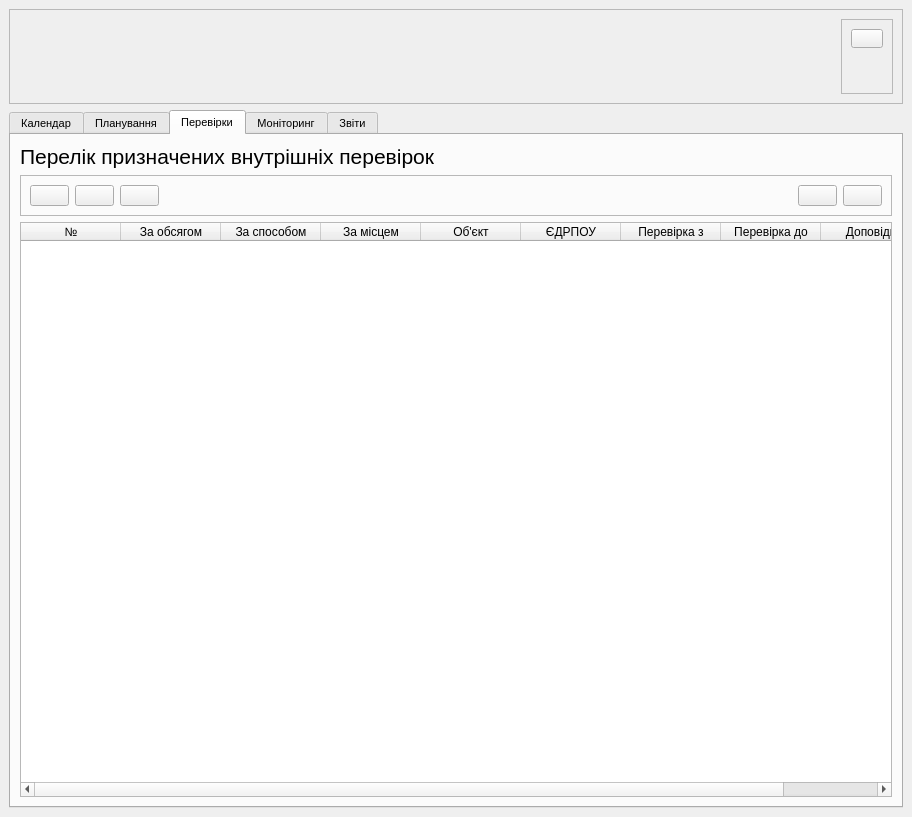
<?xml version="1.0" encoding="UTF-8"?>
<ui version="4.0">
 <class>MainWindow</class>
 <widget class="QMainWindow" name="MainWindow">
  <property name="geometry">
   <rect>
    <x>0</x>
    <y>0</y>
    <width>912</width>
    <height>817</height>
   </rect>
  </property>
  <property name="sizePolicy">
   <sizepolicy hsizetype="Preferred" vsizetype="Preferred">
    <horstretch>0</horstretch>
    <verstretch>0</verstretch>
   </sizepolicy>
  </property>
  <property name="windowTitle">
   <string>РЕВІЗОР-2019</string>
  </property>
  <property name="windowIcon">
   <iconset>
    <normaloff>../РЕВІЗОР/Images/clipboard.ico</normaloff>../РЕВІЗОР/Images/clipboard.ico</iconset>
  </property>
  <widget class="QWidget" name="MainForm">
   <property name="enabled">
    <bool>true</bool>
   </property>
   <layout class="QGridLayout" name="gridLayout_3">
    <item row="1" column="0">
     <widget class="QTabWidget" name="tabWidget">
      <property name="font">
       <font>
        <pointsize>8</pointsize>
       </font>
      </property>
      <property name="currentIndex">
       <number>2</number>
      </property>
      <property name="iconSize">
       <size>
        <width>24</width>
        <height>24</height>
       </size>
      </property>
      <widget class="QWidget" name="tabCalendar">
       <attribute name="icon">
        <iconset resource="icons.qrc">
         <normaloff>:/ico/Icons/work/015.png</normaloff>:/ico/Icons/work/015.png</iconset>
       </attribute>
       <attribute name="title">
        <string>Календар</string>
       </attribute>
       <layout class="QGridLayout" name="gridLayout">
        <item row="1" column="0">
         <widget class="QWidget" name="widget" native="true">
          <layout class="QGridLayout" name="gridLayout_2">
           <item row="0" column="0">
            <widget class="QCalendarWidget" name="calendarWidget">
             <property name="gridVisible">
              <bool>true</bool>
             </property>
             <property name="verticalHeaderFormat">
              <enum>QCalendarWidget::NoVerticalHeader</enum>
             </property>
            </widget>
           </item>
          </layout>
         </widget>
        </item>
        <item row="1" column="1">
         <widget class="QGroupBox" name="groupBoxOptions">
          <property name="title">
           <string>Перегляд за опціями</string>
          </property>
          <layout class="QFormLayout" name="formLayout">
           <item row="0" column="0">
            <widget class="QCheckBox" name="checkBoxAll">
             <property name="text">
              <string>всі перевірки</string>
             </property>
            </widget>
           </item>
           <item row="1" column="0">
            <widget class="QCheckBox" name="checkBoxPlan">
             <property name="text">
              <string>планові</string>
             </property>
            </widget>
           </item>
           <item row="2" column="0">
            <widget class="QCheckBox" name="checkBoxOutplan">
             <property name="text">
              <string>позапланові</string>
             </property>
            </widget>
           </item>
           <item row="3" column="0">
            <widget class="QCheckBox" name="checkBoxTakePart">
             <property name="text">
              <string>участь</string>
             </property>
            </widget>
           </item>
           <item row="4" column="0">
            <widget class="QCheckBox" name="checkBoxOfficials">
             <property name="text">
              <string>в розрізі посадових осіб</string>
             </property>
            </widget>
           </item>
           <item row="5" column="0">
            <widget class="QCheckBox" name="checkBoxObjects">
             <property name="text">
              <string>в розрізі об'єктів перевірки</string>
             </property>
            </widget>
           </item>
          </layout>
         </widget>
        </item>
        <item row="0" column="0">
         <widget class="QLabel" name="labelHeadCalendar">
          <property name="font">
           <font>
            <pointsize>16</pointsize>
           </font>
          </property>
          <property name="text">
           <string>Календар контрольно-перевірочної роботи</string>
          </property>
         </widget>
        </item>
       </layout>
      </widget>
      <widget class="QWidget" name="tabPlans">
       <attribute name="icon">
        <iconset resource="icons.qrc">
         <normaloff>:/ico/Icons/work/018.png</normaloff>:/ico/Icons/work/018.png</iconset>
       </attribute>
       <attribute name="title">
        <string>Планування</string>
       </attribute>
       <layout class="QGridLayout" name="gridLayout_4">
        <item row="2" column="0">
         <widget class="QTableWidget" name="tableWidgetPlans">
          <property name="sizeAdjustPolicy">
           <enum>QAbstractScrollArea::AdjustToContentsOnFirstShow</enum>
          </property>
          <property name="editTriggers">
           <set>QAbstractItemView::NoEditTriggers</set>
          </property>
          <property name="tabKeyNavigation">
           <bool>false</bool>
          </property>
          <property name="showDropIndicator" stdset="0">
           <bool>false</bool>
          </property>
          <property name="dragDropOverwriteMode">
           <bool>false</bool>
          </property>
          <property name="alternatingRowColors">
           <bool>true</bool>
          </property>
          <property name="selectionMode">
           <enum>QAbstractItemView::SingleSelection</enum>
          </property>
          <property name="selectionBehavior">
           <enum>QAbstractItemView::SelectRows</enum>
          </property>
          <property name="sortingEnabled">
           <bool>true</bool>
          </property>
          <property name="wordWrap">
           <bool>false</bool>
          </property>
          <property name="cornerButtonEnabled">
           <bool>false</bool>
          </property>
          <property name="rowCount">
           <number>25</number>
          </property>
          <attribute name="horizontalHeaderCascadingSectionResizes">
           <bool>true</bool>
          </attribute>
          <attribute name="horizontalHeaderStretchLastSection">
           <bool>true</bool>
          </attribute>
          <attribute name="verticalHeaderVisible">
           <bool>false</bool>
          </attribute>
          <row/>
          <row/>
          <row/>
          <row/>
          <row/>
          <row/>
          <row/>
          <row/>
          <row/>
          <row/>
          <row/>
          <row/>
          <row/>
          <row/>
          <row/>
          <row/>
          <row/>
          <row/>
          <row/>
          <row/>
          <row/>
          <row/>
          <row/>
          <row/>
          <row/>
          <column>
           <property name="text">
            <string>Рік</string>
           </property>
          </column>
          <column>
           <property name="text">
            <string>Квартал</string>
           </property>
          </column>
          <column>
           <property name="text">
            <string>Назва плану</string>
           </property>
          </column>
         </widget>
        </item>
        <item row="1" column="0">
         <widget class="QFrame" name="framePlanControl">
          <property name="frameShape">
           <enum>QFrame::StyledPanel</enum>
          </property>
          <property name="frameShadow">
           <enum>QFrame::Raised</enum>
          </property>
          <layout class="QGridLayout" name="gridLayout_12">
           <item row="0" column="4">
            <widget class="QPushButton" name="btnPlanDelete">
             <property name="toolTip">
              <string>Видалити план</string>
             </property>
             <property name="text">
              <string/>
             </property>
             <property name="icon">
              <iconset resource="icons.qrc">
               <normaloff>:/ico/Icons/basic/059.png</normaloff>:/ico/Icons/basic/059.png</iconset>
             </property>
            </widget>
           </item>
           <item row="0" column="2">
            <widget class="QPushButton" name="btnPlanEdit">
             <property name="toolTip">
              <string>Редагувати план</string>
             </property>
             <property name="text">
              <string/>
             </property>
             <property name="icon">
              <iconset resource="icons.qrc">
               <normaloff>:/ico/Icons/education/027.png</normaloff>:/ico/Icons/education/027.png</iconset>
             </property>
            </widget>
           </item>
           <item row="0" column="0">
            <widget class="QPushButton" name="btnPlanAdd">
             <property name="toolTip">
              <string>Створити новий план</string>
             </property>
             <property name="text">
              <string/>
             </property>
             <property name="icon">
              <iconset resource="icons.qrc">
               <normaloff>:/ico/Icons/basic/058.png</normaloff>:/ico/Icons/basic/058.png</iconset>
             </property>
            </widget>
           </item>
           <item row="0" column="1">
            <widget class="QPushButton" name="btnPlanView">
             <property name="toolTip">
              <string>Переглянути план</string>
             </property>
             <property name="text">
              <string/>
             </property>
             <property name="icon">
              <iconset resource="icons.qrc">
               <normaloff>:/ico/Icons/basic/064.png</normaloff>:/ico/Icons/basic/064.png</iconset>
             </property>
            </widget>
           </item>
           <item row="0" column="5">
            <widget class="QPushButton" name="btnPlanDeleteAll">
             <property name="toolTip">
              <string>Видалити всі записи</string>
             </property>
             <property name="text">
              <string/>
             </property>
             <property name="icon">
              <iconset resource="icons.qrc">
               <normaloff>:/ico/Icons/basic/060.png</normaloff>:/ico/Icons/basic/060.png</iconset>
             </property>
            </widget>
           </item>
           <item row="0" column="3">
            <spacer name="horizontalSpacerPlan">
             <property name="orientation">
              <enum>Qt::Horizontal</enum>
             </property>
             <property name="sizeHint" stdset="0">
              <size>
               <width>40</width>
               <height>20</height>
              </size>
             </property>
            </spacer>
           </item>
          </layout>
         </widget>
        </item>
        <item row="0" column="0">
         <widget class="QLabel" name="labelHeadPlans">
          <property name="font">
           <font>
            <pointsize>16</pointsize>
           </font>
          </property>
          <property name="text">
           <string>Перелік планів діяльності</string>
          </property>
         </widget>
        </item>
       </layout>
      </widget>
      <widget class="QWidget" name="tabInspections">
       <attribute name="icon">
        <iconset resource="icons.qrc">
         <normaloff>:/ico/Icons/work/006.png</normaloff>:/ico/Icons/work/006.png</iconset>
       </attribute>
       <attribute name="title">
        <string>Перевірки</string>
       </attribute>
       <layout class="QGridLayout" name="gridLayout_5">
        <item row="1" column="0">
         <widget class="QFrame" name="frameInspectionControl">
          <property name="frameShape">
           <enum>QFrame::StyledPanel</enum>
          </property>
          <property name="frameShadow">
           <enum>QFrame::Raised</enum>
          </property>
          <layout class="QGridLayout" name="gridLayout_13">
           <item row="0" column="5">
            <widget class="QPushButton" name="btnInspectionDelteAll">
             <property name="toolTip">
              <string>Видалити всі записи</string>
             </property>
             <property name="text">
              <string/>
             </property>
             <property name="icon">
              <iconset resource="icons.qrc">
               <normaloff>:/ico/Icons/basic/060.png</normaloff>:/ico/Icons/basic/060.png</iconset>
             </property>
            </widget>
           </item>
           <item row="0" column="4">
            <widget class="QPushButton" name="btnInspectionDelete">
             <property name="toolTip">
              <string>Видалити перевірку</string>
             </property>
             <property name="text">
              <string/>
             </property>
             <property name="icon">
              <iconset resource="icons.qrc">
               <normaloff>:/ico/Icons/basic/059.png</normaloff>:/ico/Icons/basic/059.png</iconset>
             </property>
            </widget>
           </item>
           <item row="0" column="1">
            <widget class="QPushButton" name="btnInspectionView">
             <property name="toolTip">
              <string>Переглянути перевірку</string>
             </property>
             <property name="text">
              <string/>
             </property>
             <property name="icon">
              <iconset resource="icons.qrc">
               <normaloff>:/ico/Icons/basic/064.png</normaloff>:/ico/Icons/basic/064.png</iconset>
             </property>
            </widget>
           </item>
           <item row="0" column="3">
            <spacer name="horizontalSpacerInspection">
             <property name="orientation">
              <enum>Qt::Horizontal</enum>
             </property>
             <property name="sizeHint" stdset="0">
              <size>
               <width>40</width>
               <height>20</height>
              </size>
             </property>
            </spacer>
           </item>
           <item row="0" column="0">
            <widget class="QPushButton" name="btnInspectionAdd">
             <property name="toolTip">
              <string>Створити нову перевірку</string>
             </property>
             <property name="text">
              <string/>
             </property>
             <property name="icon">
              <iconset resource="icons.qrc">
               <normaloff>:/ico/Icons/basic/058.png</normaloff>:/ico/Icons/basic/058.png</iconset>
             </property>
            </widget>
           </item>
           <item row="0" column="2">
            <widget class="QPushButton" name="btnInspectionEdit">
             <property name="toolTip">
              <string>Редагувати перевірку</string>
             </property>
             <property name="text">
              <string/>
             </property>
             <property name="icon">
              <iconset resource="icons.qrc">
               <normaloff>:/ico/Icons/education/027.png</normaloff>:/ico/Icons/education/027.png</iconset>
             </property>
            </widget>
           </item>
          </layout>
         </widget>
        </item>
        <item row="0" column="0">
         <widget class="QLabel" name="labelHeadInspections">
          <property name="font">
           <font>
            <pointsize>16</pointsize>
            <weight>50</weight>
            <bold>false</bold>
           </font>
          </property>
          <property name="frameShape">
           <enum>QFrame::NoFrame</enum>
          </property>
          <property name="text">
           <string>Перелік призначених внутрішніх перевірок</string>
          </property>
         </widget>
        </item>
        <item row="2" column="0">
         <widget class="QTableWidget" name="tableWidgetInspections">
          <property name="sizeAdjustPolicy">
           <enum>QAbstractScrollArea::AdjustToContents</enum>
          </property>
          <property name="editTriggers">
           <set>QAbstractItemView::NoEditTriggers</set>
          </property>
          <property name="tabKeyNavigation">
           <bool>false</bool>
          </property>
          <property name="showDropIndicator" stdset="0">
           <bool>false</bool>
          </property>
          <property name="dragDropOverwriteMode">
           <bool>false</bool>
          </property>
          <property name="alternatingRowColors">
           <bool>true</bool>
          </property>
          <property name="selectionBehavior">
           <enum>QAbstractItemView::SelectRows</enum>
          </property>
          <property name="sortingEnabled">
           <bool>true</bool>
          </property>
          <attribute name="horizontalHeaderCascadingSectionResizes">
           <bool>true</bool>
          </attribute>
          <attribute name="verticalHeaderVisible">
           <bool>false</bool>
          </attribute>
          <column>
           <property name="text">
            <string>№</string>
           </property>
          </column>
          <column>
           <property name="text">
            <string>За обсягом</string>
           </property>
          </column>
          <column>
           <property name="text">
            <string>За способом</string>
           </property>
          </column>
          <column>
           <property name="text">
            <string>За місцем</string>
           </property>
          </column>
          <column>
           <property name="text">
            <string>Об'єкт</string>
           </property>
          </column>
          <column>
           <property name="text">
            <string>ЄДРПОУ</string>
           </property>
          </column>
          <column>
           <property name="text">
            <string>Перевірка з</string>
           </property>
          </column>
          <column>
           <property name="text">
            <string>Перевірка до</string>
           </property>
          </column>
          <column>
           <property name="text">
            <string>Доповідь</string>
           </property>
          </column>
         </widget>
        </item>
       </layout>
      </widget>
      <widget class="QWidget" name="tabMonitoring">
       <attribute name="icon">
        <iconset resource="icons.qrc">
         <normaloff>:/ico/Icons/devices/055.png</normaloff>:/ico/Icons/devices/055.png</iconset>
       </attribute>
       <attribute name="title">
        <string>Моніторинг</string>
       </attribute>
       <layout class="QGridLayout" name="gridLayout_6">
        <item row="1" column="0">
         <widget class="QToolBox" name="toolBoxMonitoring">
          <property name="currentIndex">
           <number>0</number>
          </property>
          <widget class="QWidget" name="pageExecution">
           <property name="geometry">
            <rect>
             <x>0</x>
             <y>0</y>
             <width>870</width>
             <height>539</height>
            </rect>
           </property>
           <attribute name="label">
            <string>Моніторинг виконання доручень</string>
           </attribute>
           <layout class="QGridLayout" name="gridLayout_8">
            <item row="0" column="0">
             <widget class="QTableWidget" name="tableWidgetExecution">
              <property name="sizeAdjustPolicy">
               <enum>QAbstractScrollArea::AdjustToContentsOnFirstShow</enum>
              </property>
              <property name="editTriggers">
               <set>QAbstractItemView::NoEditTriggers</set>
              </property>
              <property name="tabKeyNavigation">
               <bool>false</bool>
              </property>
              <property name="showDropIndicator" stdset="0">
               <bool>false</bool>
              </property>
              <property name="dragDropOverwriteMode">
               <bool>false</bool>
              </property>
              <property name="alternatingRowColors">
               <bool>true</bool>
              </property>
              <property name="selectionMode">
               <enum>QAbstractItemView::SingleSelection</enum>
              </property>
              <property name="selectionBehavior">
               <enum>QAbstractItemView::SelectRows</enum>
              </property>
              <property name="sortingEnabled">
               <bool>true</bool>
              </property>
              <property name="wordWrap">
               <bool>false</bool>
              </property>
              <property name="cornerButtonEnabled">
               <bool>false</bool>
              </property>
              <property name="rowCount">
               <number>25</number>
              </property>
              <attribute name="horizontalHeaderCascadingSectionResizes">
               <bool>true</bool>
              </attribute>
              <attribute name="horizontalHeaderStretchLastSection">
               <bool>true</bool>
              </attribute>
              <attribute name="verticalHeaderVisible">
               <bool>false</bool>
              </attribute>
              <row/>
              <row/>
              <row/>
              <row/>
              <row/>
              <row/>
              <row/>
              <row/>
              <row/>
              <row/>
              <row/>
              <row/>
              <row/>
              <row/>
              <row/>
              <row/>
              <row/>
              <row/>
              <row/>
              <row/>
              <row/>
              <row/>
              <row/>
              <row/>
              <row/>
              <column>
               <property name="text">
                <string>Пер. №</string>
               </property>
              </column>
              <column>
               <property name="text">
                <string>Доручення</string>
               </property>
              </column>
              <column>
               <property name="text">
                <string>Номер</string>
               </property>
              </column>
              <column>
               <property name="text">
                <string>Дата</string>
               </property>
              </column>
              <column>
               <property name="text">
                <string>Пункт №</string>
               </property>
              </column>
              <column>
               <property name="text">
                <string>Відповідальний</string>
               </property>
              </column>
              <column>
               <property name="text">
                <string>Термін</string>
               </property>
              </column>
              <column>
               <property name="text">
                <string>Зміст</string>
               </property>
              </column>
             </widget>
            </item>
           </layout>
          </widget>
          <widget class="QWidget" name="pageElimination">
           <property name="geometry">
            <rect>
             <x>0</x>
             <y>0</y>
             <width>98</width>
             <height>89</height>
            </rect>
           </property>
           <attribute name="label">
            <string>Моніторинг усунення недоліків</string>
           </attribute>
           <layout class="QGridLayout" name="gridLayout_9">
            <item row="0" column="0">
             <widget class="QTableWidget" name="tableWidgetElimination"/>
            </item>
           </layout>
          </widget>
         </widget>
        </item>
        <item row="0" column="0">
         <widget class="QFrame" name="frameMonitoringControl">
          <property name="frameShape">
           <enum>QFrame::StyledPanel</enum>
          </property>
          <property name="frameShadow">
           <enum>QFrame::Raised</enum>
          </property>
          <layout class="QGridLayout" name="gridLayout_14">
           <item row="0" column="7">
            <widget class="QPushButton" name="btnTaskNotdone">
             <property name="toolTip">
              <string>Невиконані завдання</string>
             </property>
             <property name="text">
              <string/>
             </property>
             <property name="icon">
              <iconset resource="icons.qrc">
               <normaloff>:/ico/Icons/basic/020.png</normaloff>:/ico/Icons/basic/020.png</iconset>
             </property>
             <property name="checkable">
              <bool>true</bool>
             </property>
            </widget>
           </item>
           <item row="0" column="0">
            <widget class="QPushButton" name="btnMonitoringView">
             <property name="toolTip">
              <string>Преглянути доручення</string>
             </property>
             <property name="text">
              <string/>
             </property>
             <property name="icon">
              <iconset resource="icons.qrc">
               <normaloff>:/ico/Icons/education/020.png</normaloff>:/ico/Icons/education/020.png</iconset>
             </property>
            </widget>
           </item>
           <item row="0" column="6">
            <widget class="QPushButton" name="btnTaskDone">
             <property name="toolTip">
              <string>Виконані завдання</string>
             </property>
             <property name="text">
              <string/>
             </property>
             <property name="icon">
              <iconset resource="icons.qrc">
               <normaloff>:/ico/Icons/basic/023.png</normaloff>:/ico/Icons/basic/023.png</iconset>
             </property>
            </widget>
           </item>
           <item row="0" column="3">
            <spacer name="horizontalSpacerInspections">
             <property name="orientation">
              <enum>Qt::Horizontal</enum>
             </property>
             <property name="sizeHint" stdset="0">
              <size>
               <width>40</width>
               <height>20</height>
              </size>
             </property>
            </spacer>
           </item>
           <item row="0" column="1">
            <widget class="QPushButton" name="btnMonitoringEdit">
             <property name="toolTip">
              <string>Редагувати доручення</string>
             </property>
             <property name="text">
              <string/>
             </property>
             <property name="icon">
              <iconset resource="icons.qrc">
               <normaloff>:/ico/Icons/education/027.png</normaloff>:/ico/Icons/education/027.png</iconset>
             </property>
            </widget>
           </item>
           <item row="0" column="5">
            <widget class="QPushButton" name="btnTaskDeadline">
             <property name="toolTip">
              <string>Термін порушено</string>
             </property>
             <property name="text">
              <string/>
             </property>
             <property name="icon">
              <iconset resource="icons.qrc">
               <normaloff>:/ico/Icons/education/004.png</normaloff>:/ico/Icons/education/004.png</iconset>
             </property>
            </widget>
           </item>
           <item row="0" column="4">
            <widget class="QPushButton" name="btnTaskCloseDate">
             <property name="toolTip">
              <string>Термін спливає</string>
             </property>
             <property name="text">
              <string/>
             </property>
             <property name="icon">
              <iconset resource="icons.qrc">
               <normaloff>:/ico/Icons/basic/018.png</normaloff>:/ico/Icons/basic/018.png</iconset>
             </property>
            </widget>
           </item>
           <item row="0" column="2">
            <widget class="QPushButton" name="btnMonitoringCorrespondence">
             <property name="toolTip">
              <string>Листування</string>
             </property>
             <property name="text">
              <string/>
             </property>
             <property name="icon">
              <iconset resource="icons.qrc">
               <normaloff>:/ico/Icons/work/037.png</normaloff>:/ico/Icons/work/037.png</iconset>
             </property>
            </widget>
           </item>
          </layout>
         </widget>
        </item>
       </layout>
      </widget>
      <widget class="QWidget" name="tabReports">
       <attribute name="icon">
        <iconset resource="icons.qrc">
         <normaloff>:/ico/Icons/education/011.png</normaloff>:/ico/Icons/education/011.png</iconset>
       </attribute>
       <attribute name="title">
        <string>Звіти</string>
       </attribute>
       <layout class="QGridLayout" name="gridLayout_7">
        <item row="0" column="0">
         <widget class="QToolBox" name="toolBoxReports">
          <property name="currentIndex">
           <number>1</number>
          </property>
          <widget class="QWidget" name="pageReports">
           <property name="geometry">
            <rect>
             <x>0</x>
             <y>0</y>
             <width>98</width>
             <height>91</height>
            </rect>
           </property>
           <attribute name="label">
            <string>Перелік звітів</string>
           </attribute>
           <layout class="QGridLayout" name="gridLayout_10">
            <item row="0" column="0">
             <widget class="QListWidget" name="listWidgetReports">
              <property name="sizeAdjustPolicy">
               <enum>QAbstractScrollArea::AdjustToContentsOnFirstShow</enum>
              </property>
              <property name="editTriggers">
               <set>QAbstractItemView::NoEditTriggers</set>
              </property>
              <property name="showDropIndicator" stdset="0">
               <bool>false</bool>
              </property>
              <property name="defaultDropAction">
               <enum>Qt::LinkAction</enum>
              </property>
              <property name="alternatingRowColors">
               <bool>true</bool>
              </property>
              <property name="selectionBehavior">
               <enum>QAbstractItemView::SelectRows</enum>
              </property>
              <property name="movement">
               <enum>QListView::Static</enum>
              </property>
              <property name="gridSize">
               <size>
                <width>1</width>
                <height>0</height>
               </size>
              </property>
              <property name="modelColumn">
               <number>0</number>
              </property>
              <property name="selectionRectVisible">
               <bool>true</bool>
              </property>
              <property name="currentRow">
               <number>-1</number>
              </property>
              <property name="sortingEnabled">
               <bool>false</bool>
              </property>
              <item>
               <property name="text">
                <string>Назва звіту</string>
               </property>
              </item>
             </widget>
            </item>
           </layout>
          </widget>
          <widget class="QWidget" name="pageDiagrams">
           <property name="geometry">
            <rect>
             <x>0</x>
             <y>0</y>
             <width>870</width>
             <height>589</height>
            </rect>
           </property>
           <attribute name="label">
            <string>Перелік діаграм</string>
           </attribute>
           <layout class="QGridLayout" name="gridLayout_11">
            <item row="0" column="0">
             <widget class="QListWidget" name="listWidgetDiagrams">
              <property name="editTriggers">
               <set>QAbstractItemView::NoEditTriggers</set>
              </property>
              <property name="showDropIndicator" stdset="0">
               <bool>false</bool>
              </property>
              <property name="defaultDropAction">
               <enum>Qt::LinkAction</enum>
              </property>
              <property name="alternatingRowColors">
               <bool>true</bool>
              </property>
              <property name="selectionBehavior">
               <enum>QAbstractItemView::SelectRows</enum>
              </property>
              <property name="gridSize">
               <size>
                <width>1</width>
                <height>0</height>
               </size>
              </property>
              <property name="selectionRectVisible">
               <bool>true</bool>
              </property>
              <item>
               <property name="text">
                <string>Назва діаграми</string>
               </property>
              </item>
             </widget>
            </item>
           </layout>
          </widget>
         </widget>
        </item>
       </layout>
      </widget>
     </widget>
    </item>
    <item row="0" column="0">
     <widget class="QFrame" name="frameHead">
      <property name="sizePolicy">
       <sizepolicy hsizetype="Preferred" vsizetype="Minimum">
        <horstretch>0</horstretch>
        <verstretch>0</verstretch>
       </sizepolicy>
      </property>
      <property name="maximumSize">
       <size>
        <width>16777215</width>
        <height>95</height>
       </size>
      </property>
      <property name="sizeIncrement">
       <size>
        <width>0</width>
        <height>0</height>
       </size>
      </property>
      <property name="baseSize">
       <size>
        <width>0</width>
        <height>0</height>
       </size>
      </property>
      <property name="frameShape">
       <enum>QFrame::StyledPanel</enum>
      </property>
      <property name="frameShadow">
       <enum>QFrame::Raised</enum>
      </property>
      <layout class="QGridLayout" name="gridLayout_15">
       <item row="0" column="2">
        <widget class="QFrame" name="frameLogin">
         <property name="frameShape">
          <enum>QFrame::StyledPanel</enum>
         </property>
         <property name="frameShadow">
          <enum>QFrame::Raised</enum>
         </property>
         <layout class="QGridLayout" name="gridLayout_16">
          <item row="0" column="0">
           <widget class="QPushButton" name="btnLogin">
            <property name="font">
             <font>
              <pointsize>7</pointsize>
             </font>
            </property>
            <property name="text">
             <string/>
            </property>
            <property name="icon">
             <iconset resource="icons.qrc">
              <normaloff>:/ico/Icons/work/028.png</normaloff>:/ico/Icons/work/028.png</iconset>
            </property>
            <property name="iconSize">
             <size>
              <width>24</width>
              <height>24</height>
             </size>
            </property>
           </widget>
          </item>
          <item row="1" column="0">
           <spacer name="verticalSpacerLogin">
            <property name="orientation">
             <enum>Qt::Vertical</enum>
            </property>
            <property name="sizeHint" stdset="0">
             <size>
              <width>20</width>
              <height>40</height>
             </size>
            </property>
           </spacer>
          </item>
         </layout>
        </widget>
       </item>
       <item row="0" column="0">
        <widget class="QLabel" name="labelLogoImage">
         <property name="text">
          <string>&lt;html&gt;&lt;head/&gt;&lt;body&gt;&lt;p&gt;&lt;img src=&quot;:/img/Images/logo_audit.png&quot;/&gt;&lt;/p&gt;&lt;/body&gt;&lt;/html&gt;</string>
         </property>
         <property name="scaledContents">
          <bool>true</bool>
         </property>
         <property name="alignment">
          <set>Qt::AlignLeading|Qt::AlignLeft|Qt::AlignTop</set>
         </property>
         <property name="margin">
          <number>-1</number>
         </property>
         <property name="indent">
          <number>-1</number>
         </property>
        </widget>
       </item>
       <item row="0" column="1">
        <spacer name="horizontalSpacerHead">
         <property name="orientation">
          <enum>Qt::Horizontal</enum>
         </property>
         <property name="sizeHint" stdset="0">
          <size>
           <width>40</width>
           <height>20</height>
          </size>
         </property>
        </spacer>
       </item>
      </layout>
     </widget>
    </item>
   </layout>
  </widget>
 </widget>
 <resources>
  <include location="icons.qrc"/>
  <include location="images.qrc"/>
 </resources>
 <connections/>
</ui>
